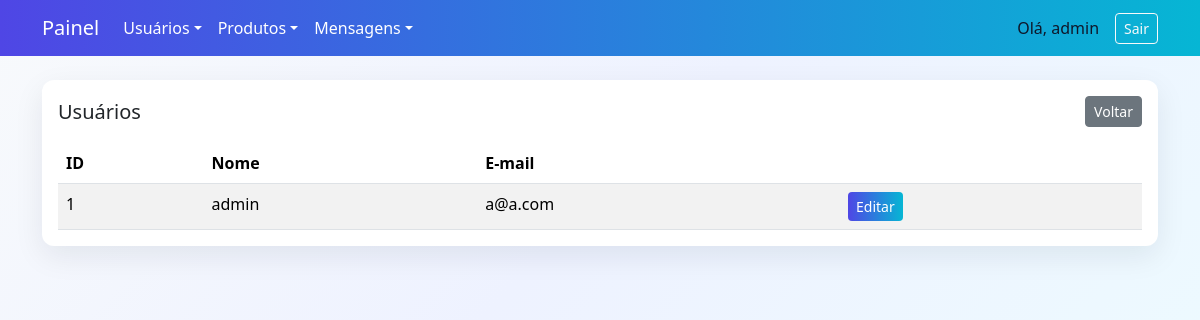
Page /public/usuarios/telas/list_usuarios.php (signed in) on the earlier database version.
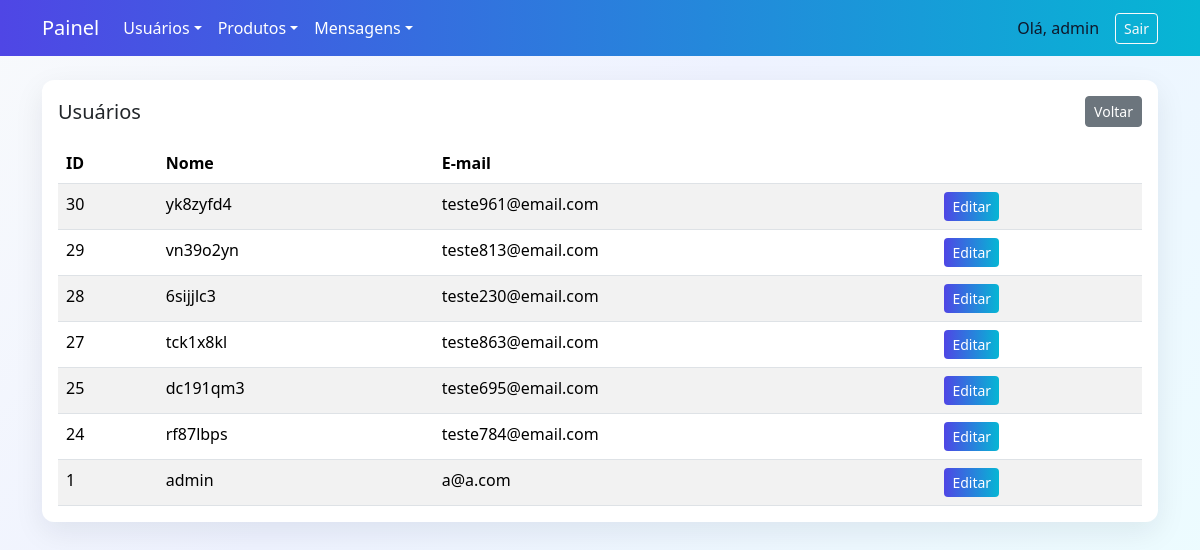
Same page on the later database version.
### tables this page shows
CREATE TABLE `usuarios` (
  `id` int(11) NOT NULL,
  `nome` varchar(100) NOT NULL,
  `email` varchar(120) NOT NULL,
  `senha` varchar(255) NOT NULL,
  `nivel_acesso` tinyint(1) NOT NULL DEFAULT 0 COMMENT '0 = padrão, 1 = admin',
  `criado_em` datetime DEFAULT current_timestamp(),
  `atualizado_em` datetime DEFAULT current_timestamp() ON UPDATE current_timestamp(),
  `ultimo_login` datetime DEFAULT NULL,
  `ativo` tinyint(1) DEFAULT 1 COMMENT '1 = ativo, 0 = inativo/bloqueado'
);

### public/usuarios/logica/busca_usuarios.php (called while the page is built)
<?php
$host = 'localhost';
$db   = 'ts';
$user = 'root';
$pass = '';
$charset = 'utf8mb4';
$dsn = "mysql:host=$host;dbname=$db;charset=$charset";
try {
    $pdo = new PDO($dsn, $user, $pass, [
        PDO::ATTR_ERRMODE => PDO::ERRMODE_EXCEPTION,
        PDO::ATTR_DEFAULT_FETCH_MODE => PDO::FETCH_ASSOC,
    ]);
} catch (PDOException $e) {
    echo "<p class=\"text-danger\">Erro ao conectar ao banco.</p>";
    exit;
}
try {
    $stmt = $pdo->query('SELECT id, nome, email FROM usuarios ORDER BY id DESC');
    $users = $stmt->fetchAll();
} catch (PDOException $e) {
    $users = [];
}

### public/usuarios/telas/list_usuarios.php (the view, shortened to what this page needs)
<?php
require_once '../../cabecalhos/cabecalho_logado.php';
require_once '../logica/busca_usuarios.php';
?>
    <?php require_once '../../menus/menu_logado.php'; ?>
    <div class="container py-4">
      <div class="card">
        <div class="card-body">
          <div class="d-flex justify-content-between align-items-center mb-3">
            <h2 class="h5 mb-0">Usuários</h2>
            <a href="<?= $base_url ?>/home.php" class="btn btn-secondary btn-sm">Voltar</a>
          </div>
          <table class="table table-striped mb-0">
            <thead>
              <tr>
                <th>ID</th>
                <th>Nome</th>
                <th>E-mail</th>
                <th></th>
              </tr>
            </thead>
            <tbody>
              <?php foreach ($users as $u): ?>
                <tr>
                  <td><?= htmlspecialchars($u['id']) ?></td>
                  <td><?= htmlspecialchars($u['nome']) ?></td>
                  <td><?= htmlspecialchars($u['email']) ?></td>
                  <td><a class="btn btn-sm btn-primary" href="edit_usuario.php?id=<?= urlencode($u['id']) ?>">Editar</a></td>
                </tr>
              <?php endforeach; ?>
            </tbody>
          </table>
        </div>
      </div>
    </div>
  </body>
  </html>

### public/cabecalhos/cabecalho_logado.php (shortened to what this page needs)
<?php
if (!isset($_SESSION['usuario_id'])) {
    header('Location: index.php');
    exit;
} else {
    $nome = htmlspecialchars($_SESSION['usuario_nome'] ?? 'Usuário');
}
if (!isset($base_url)) {
  $base_url = 'http://localhost/ts/public';
}
?>
<!DOCTYPE html>
<html lang="pt-BR">
  <head>
    <link rel="stylesheet" href="<?= $base_url ?>/css/bootstrap.css" />
    <link rel="stylesheet" href="<?= $base_url ?>/css/custom.css" />
    <link
      rel="stylesheet"
      href="https://cdn.jsdelivr.net/npm/bootstrap-icons@1.11.3/font/bootstrap-icons.min.css"
    />
  </head>
  <body class="bg-body-tertiary">

### public/menus/menu_logado.php (shortened to what this page needs)
<nav class="navbar navbar-expand-lg navbar-dark navbar-primary">
  <div class="container">
    <a class="navbar-brand" href="<?= $base_url ?>/home.php">Painel</a>
    <div class="collapse navbar-collapse" id="navMain">
      <ul class="navbar-nav me-auto mb-2 mb-lg-0">
        <li class="nav-item dropdown">
          <a class="nav-link dropdown-toggle" href="#" role="button" data-bs-toggle="dropdown">Usuários</a>
        </li>
        <li class="nav-item dropdown">
          <a class="nav-link dropdown-toggle" href="#" role="button" data-bs-toggle="dropdown">Produtos</a>
        </li>
        <li class="nav-item dropdown">
          <a class="nav-link dropdown-toggle" href="#" role="button" data-bs-toggle="dropdown">Mensagens</a>
        </li>
      </ul>
      <div class="d-flex align-items-center">
        <span class="me-3">Olá, <?= $nome ?></span>
        <a class="btn btn-outline-light btn-sm" href="<?= $base_url ?>/usuarios/logica/logout.php">Sair</a>
      </div>
    </div>
  </div>
</nav>

### public/css/custom.css (style rules this page uses)
:root { --brand-start: #4f46e5; --brand-end: #06b6d4; --card-bg: #ffffff; --muted: #6b7280; }
body { background: linear-gradient(135deg,#f8fafc 0%, #eef2ff 40%, #ecfeff 100%); min-height: 100vh; color: #0f172a; }
.navbar-primary { background: linear-gradient(90deg,var(--brand-start),var(--brand-end)); }
.navbar-primary .navbar-brand, .navbar-primary .nav-link { color: #fff !important; }
.card { background: var(--card-bg); border: 0; border-radius: 12px; box-shadow: 0 10px 30px rgba(15,23,42,0.08); }
.btn-primary { background-image: linear-gradient(90deg,var(--brand-start),var(--brand-end)); border: none; }

Differences in the rows shown:
added usuarios: id "30", nome "yk8zyfd4", email "teste961@email.com"
added usuarios: id "29", nome "vn39o2yn", email "teste813@email.com"
added usuarios: id "28", nome "6sijjlc3", email "teste230@email.com"
added usuarios: id "27", nome "tck1x8kl", email "teste863@email.com"
added usuarios: id "25", nome "dc191qm3", email "teste695@email.com"
added usuarios: id "24", nome "rf87lbps", email "teste784@email.com"
